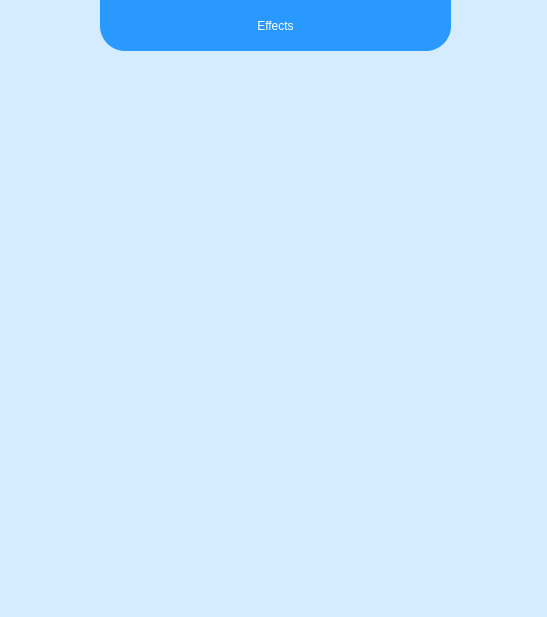
<?xml version="1.0" encoding="UTF-8"?>
<ui version="4.0">
 <class>MainWindow</class>
 <widget class="QMainWindow" name="MainWindow">
  <property name="geometry">
   <rect>
    <x>0</x>
    <y>0</y>
    <width>547</width>
    <height>617</height>
   </rect>
  </property>
  <property name="windowTitle">
   <string>Effects</string>
  </property>
  <property name="windowIcon">
   <iconset>
    <normaloff>img/effect.png</normaloff>img/effect.png</iconset>
  </property>
  <property name="styleSheet">
   <string notr="true">background-color: rgb(213, 236, 255);</string>
  </property>
  <widget class="QWidget" name="centralwidget">
   <widget class="QLabel" name="label">
    <property name="geometry">
     <rect>
      <x>100</x>
      <y>0</y>
      <width>351</width>
      <height>51</height>
     </rect>
    </property>
    <property name="styleSheet">
     <string notr="true">color: rgb(255, 255, 255);
background-color: rgb(41, 152, 255);
font: 700 italic 20pt &quot;Segoe UI&quot;;
border-bottom-left-radius: 25%;
border-bottom-right-radius: 25%;</string>
    </property>
    <property name="text">
     <string>Effects</string>
    </property>
    <property name="alignment">
     <set>Qt::AlignCenter</set>
    </property>
   </widget>
   <widget class="QLabel" name="label_filter1">
    <property name="geometry">
     <rect>
      <x>10</x>
      <y>60</y>
      <width>166</width>
      <height>166</height>
     </rect>
    </property>
    <property name="text">
     <string/>
    </property>
   </widget>
   <widget class="QLabel" name="label_filter2">
    <property name="geometry">
     <rect>
      <x>190</x>
      <y>60</y>
      <width>166</width>
      <height>166</height>
     </rect>
    </property>
    <property name="text">
     <string/>
    </property>
   </widget>
   <widget class="QLabel" name="label_filter3">
    <property name="geometry">
     <rect>
      <x>370</x>
      <y>60</y>
      <width>166</width>
      <height>166</height>
     </rect>
    </property>
    <property name="text">
     <string/>
    </property>
   </widget>
   <widget class="QLabel" name="label_filter4">
    <property name="geometry">
     <rect>
      <x>10</x>
      <y>240</y>
      <width>166</width>
      <height>166</height>
     </rect>
    </property>
    <property name="text">
     <string/>
    </property>
   </widget>
   <widget class="QLabel" name="label_filter5">
    <property name="geometry">
     <rect>
      <x>190</x>
      <y>240</y>
      <width>166</width>
      <height>166</height>
     </rect>
    </property>
    <property name="text">
     <string/>
    </property>
   </widget>
   <widget class="QLabel" name="label_filter6">
    <property name="geometry">
     <rect>
      <x>370</x>
      <y>240</y>
      <width>166</width>
      <height>166</height>
     </rect>
    </property>
    <property name="text">
     <string/>
    </property>
   </widget>
   <widget class="QLabel" name="label_filter7">
    <property name="geometry">
     <rect>
      <x>10</x>
      <y>420</y>
      <width>166</width>
      <height>166</height>
     </rect>
    </property>
    <property name="text">
     <string/>
    </property>
   </widget>
   <widget class="QLabel" name="label_filter8">
    <property name="geometry">
     <rect>
      <x>190</x>
      <y>420</y>
      <width>166</width>
      <height>166</height>
     </rect>
    </property>
    <property name="text">
     <string/>
    </property>
   </widget>
   <widget class="QLabel" name="label_filter9">
    <property name="geometry">
     <rect>
      <x>370</x>
      <y>420</y>
      <width>166</width>
      <height>166</height>
     </rect>
    </property>
    <property name="text">
     <string/>
    </property>
   </widget>
  </widget>
  <widget class="QMenuBar" name="menubar">
   <property name="geometry">
    <rect>
     <x>0</x>
     <y>0</y>
     <width>547</width>
     <height>22</height>
    </rect>
   </property>
   <property name="styleSheet">
    <string notr="true">background-color: rgb(198, 221, 255);</string>
   </property>
  </widget>
  <widget class="QStatusBar" name="statusbar"/>
 </widget>
 <resources/>
 <connections/>
</ui>
